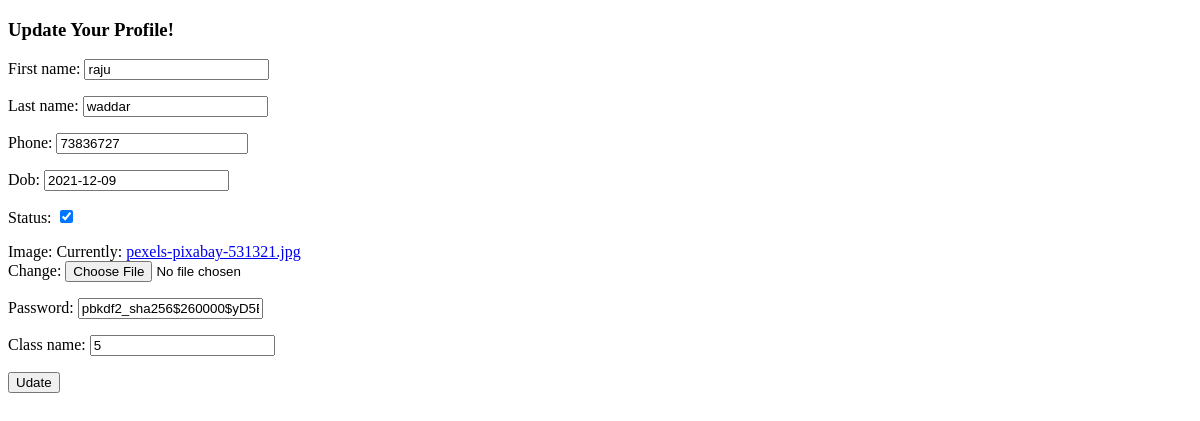
The app's page /update (signed in), older data.
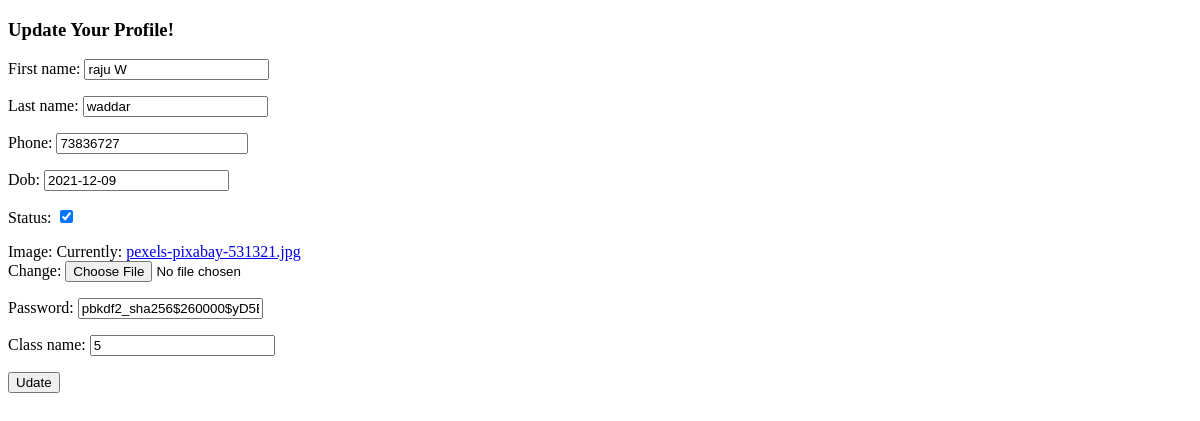
The same page, newer data.
### school/models.py (models this page shows)
class MyUser(AbstractUser):
    username = None
    email = models.EmailField(_('email address'), primary_key=True, unique=True)
    phone = models.BigIntegerField(unique=True, null=True)
    dob = models.DateField(null=True)
    status = models.BooleanField(default=False)
    image = models.ImageField(null=True)
    class_name = models.CharField(max_length=100, default=None, null=True)
    USERNAME_FIELD = 'email'
    REQUIRED_FIELDS = ['phone']
    objects = UserManager()

### school/views.py (the view)
# urls.py: path("update",views.update_form,name="update"),
def update_form(request):
    obj = MyUser.objects.get(email=request.user)
    form = UpdateForm(request.POST or None, instance=obj)
    if form.is_valid():
        ob = form.save(commit=False)
        obj.save()
        context = {"form": form}
        return render(request, "school/update.html", context)
    else:
        context = {"form": form, "error": "something went wrong"}
        return render(request, "school/update.html", context)

### school/form.py
class UpdateForm(forms.ModelForm):
    class Meta:
        model = MyUser
        fields = ['first_name', 'last_name', 'phone', 'dob', 'status', 'image', 'password', 'class_name']

### templates/school/update.html (shortened to what this page needs)
<!DOCTYPE html>
<html lang="en">
<head>
</head>
<body>
    <h3>Update Your Profile!</h3>
    <form method="post" action="/update" enctype="multipart/form-data">
        {{ form.as_p }}
        <button type="submit">Udate</button>
    </form>
</body>
</html>

Row changes from the older to the newer data that the page shows:
changed MyUser "waddar": first_name "raju" → "raju W"
